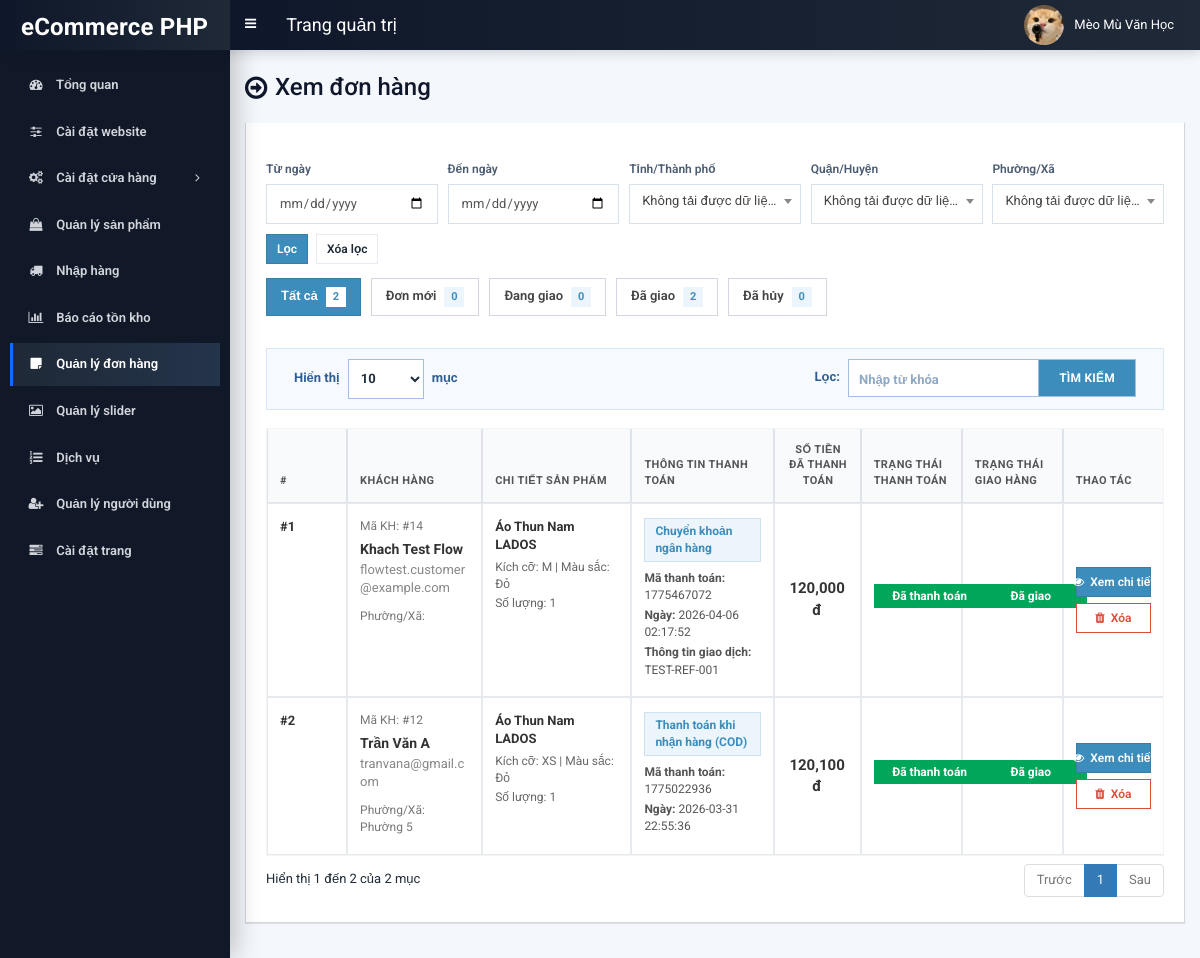
The page /admin/order.php (signed in) on the database its author committed.
### tables this page shows
CREATE TABLE `tbl_payment` (
  `id` int(11) NOT NULL,
  `customer_id` int(11) NOT NULL,
  `customer_name` varchar(255) NOT NULL,
  `customer_email` varchar(255) NOT NULL,
  `payment_date` varchar(50) NOT NULL,
  `txnid` varchar(255) NOT NULL,
  `paid_amount` int(11) NOT NULL,
  `card_number` varchar(50) NOT NULL,
  `card_cvv` varchar(10) NOT NULL,
  `card_month` varchar(10) NOT NULL,
  `card_year` varchar(10) NOT NULL,
  `bank_transaction_info` mediumtext NOT NULL,
  `payment_method` varchar(20) NOT NULL,
  `payment_status` varchar(25) NOT NULL,
  `shipping_status` varchar(20) NOT NULL,
  `payment_id` varchar(255) NOT NULL,
  `order_total_amount` int(11) NOT NULL DEFAULT 0
);

CREATE TABLE `tbl_order` (
  `id` int(11) NOT NULL,
  `product_id` int(11) NOT NULL,
  `product_name` varchar(255) NOT NULL,
  `size` varchar(100) NOT NULL,
  `color` varchar(100) NOT NULL,
  `quantity` varchar(50) NOT NULL,
  `unit_price` varchar(50) NOT NULL,
  `payment_id` varchar(255) NOT NULL
);

### admin/inc/functions.php (called while the page is built, shortened)
<?php
function format_price_vnd($price)
{
	if(is_int($price) || is_float($price)) {
		$value = (float)$price;
	}
	$value = round($value);
	return number_format((float)$value, 0, '.', ',').'đ';
}
function format_payment_status_vi($status)
{
	$value = trim((string)$status);
	$map = array(
		'Pending' => 'Chưa thanh toán',
		'Unpaid' => 'Chưa thanh toán',
		'Completed' => 'Đã thanh toán',
		'Paid' => 'Đã thanh toán',
		'Processing' => 'Đang xử lý',
		'Failed' => 'Thất bại',
		'Canceled' => 'Đã hủy',
		'Cancelled' => 'Đã hủy',
		'Refunded' => 'Hoàn tiền'
	);
	return isset($map[$value]) ? $map[$value] : $value;
}
function normalize_shipping_status_code($status)
{
	$value = trim((string)$status);
	return $value;
}
function format_payment_method_vi($method)
{
	$value = trim((string)$method);
	$map = array(
		'Cash On Delivery' => 'Thanh toán khi nhận hàng (COD)',
		'Bank Deposit' => 'Chuyển khoản ngân hàng',
		'Online Payment' => 'Thanh toán trực tuyến (chờ xử lý)',
		'Stripe' => 'Thẻ (Stripe)',
		'PayPal' => 'PayPal'
	);
	return isset($map[$value]) ? $map[$value] : $value;
}
function schema_table_exists(PDO $pdo, $table_name)
{
	$statement = $pdo->prepare('SHOW TABLES LIKE ?');
	$statement->execute(array($table_name));
	return $statement->rowCount() > 0;
}
function ensure_project_schema(PDO $pdo)
{
	try {
		if(schema_table_exists($pdo, 'tbl_product')) {
			$pdo->exec("UPDATE `tbl_product` SET `p_code` = CONCAT('SP', LPAD(`p_id`, 5, '0')) WHERE `p_code` IS NULL OR `p_code` = ''");
			$pdo->exec("UPDATE `tbl_product` SET `p_unit` = 'sp' WHERE `p_unit` IS NULL OR `p_unit` = ''");
			$pdo->exec("UPDATE `tbl_product` SET `p_cost_price` = IF(`p_cost_price` <= 0, `p_current_price`, `p_cost_price`)");
			$pdo->exec("UPDATE `tbl_product` SET `p_profit_percent` = IF(`p_profit_percent` < 0, 0, `p_profit_percent`)");
		}
		if(schema_table_exists($pdo, 'tbl_settings')) {
			$pdo->exec("UPDATE `tbl_settings` SET `paypal_env`='sandbox' WHERE `paypal_env` IS NULL OR TRIM(`paypal_env`)=''");
			$pdo->exec("UPDATE `tbl_settings` SET `paypal_currency`='USD' WHERE `paypal_currency` IS NULL OR TRIM(`paypal_currency`)=''");
			$pdo->exec("UPDATE `tbl_settings` SET `paypal_exchange_rate`=24000 WHERE `paypal_exchange_rate` IS NULL OR `paypal_exchange_rate`<=0");
		}
		if(schema_table_exists($pdo, 'tbl_import_receipt_item')) {
			try {
				$statement = $pdo->prepare("SHOW INDEX FROM `tbl_import_receipt_item`");
				$statement->execute();
				$index_rows = $statement->fetchAll(PDO::FETCH_ASSOC);
			} catch(Exception $e) {
			}
		}
	} catch(PDOException $e) {
		error_log('ensure_project_schema warning: '.$e->getMessage());
	}
}

### admin/order.php (the view, shortened to what this page needs)
<?php require_once('header.php'); ?>
<?php
function build_admin_order_filter_url($status, $base_params) {
    $params = $base_params;
    $params['status'] = $status;
    return 'order.php?'.http_build_query($params);
}
$admin_order_filter = isset($_GET['status']) ? trim((string)$_GET['status']) : 'all';
$admin_order_from_date = isset($_GET['from_date']) ? trim((string)$_GET['from_date']) : '';
$admin_order_to_date = isset($_GET['to_date']) ? trim((string)$_GET['to_date']) : '';
$admin_order_base_params = array();
$has_customer_address_table = false;
try {
    $statement_check_address = $pdo->prepare("SHOW TABLES LIKE 'tbl_customer_address'");
    $statement_check_address->execute();
    $has_customer_address_table = $statement_check_address->rowCount() > 0;
} catch(PDOException $e) {
    $has_customer_address_table = false;
}
if($has_customer_address_table) {
    $statement = $pdo->prepare("SELECT p.*,
        (SELECT ca.city FROM tbl_customer_address ca WHERE ca.cust_id=p.customer_id ORDER BY ca.is_default DESC, ca.address_id ASC LIMIT 1) AS delivery_city,
        (SELECT ca.district FROM tbl_customer_address ca WHERE ca.cust_id=p.customer_id ORDER BY ca.is_default DESC, ca.address_id ASC LIMIT 1) AS delivery_district,
        (SELECT ca.ward FROM tbl_customer_address ca WHERE ca.cust_id=p.customer_id ORDER BY ca.is_default DESC, ca.address_id ASC LIMIT 1) AS delivery_ward
        FROM tbl_payment p
        ORDER BY p.id DESC");
} else {
    $statement = $pdo->prepare("SELECT p.*, '' AS delivery_city, '' AS delivery_district, '' AS delivery_ward FROM tbl_payment p ORDER BY p.id DESC");
}
$statement->execute();
$all_admin_orders = $statement->fetchAll(PDO::FETCH_ASSOC);
$admin_order_counts = array(
    'all' => 0,
    'pending' => 0,
    'shipping' => 0,
    'completed' => 0,
    'canceled' => 0
);
$filtered_admin_orders = array();
foreach($all_admin_orders as $admin_order_row) {
    $admin_order_counts['all']++;
    $status_code = normalize_shipping_status_code($admin_order_row['shipping_status']);
    if($status_code === 'Pending') {
        $admin_order_counts['pending']++;
    } elseif($status_code === 'Shipping') {
        $admin_order_counts['shipping']++;
    } elseif($status_code === 'Completed') {
        $admin_order_counts['completed']++;
    } elseif($status_code === 'Canceled') {
        $admin_order_counts['canceled']++;
    }
    if($admin_order_filter === 'all') {
        $filtered_admin_orders[] = $admin_order_row;
    } elseif($admin_order_filter === 'pending' && $status_code === 'Pending') {
        $filtered_admin_orders[] = $admin_order_row;
    } elseif($admin_order_filter === 'shipping' && $status_code === 'Shipping') {
        $filtered_admin_orders[] = $admin_order_row;
    } elseif($admin_order_filter === 'completed' && $status_code === 'Completed') {
        $filtered_admin_orders[] = $admin_order_row;
    } elseif($admin_order_filter === 'canceled' && $status_code === 'Canceled') {
        $filtered_admin_orders[] = $admin_order_row;
    }
}
?>
<section class="content-header">
	<div class="content-header-left">
        <h1>Xem đơn hàng</h1>
	</div>
</section>
<section class="content">
  <div class="row">
    <div class="col-md-12">
          <div class="box box-info order-management-card">
                <div class="box-body" style="padding-bottom:0;">
                        <form method="get" action="order.php" class="order-advanced-filter-form">
                            <div class="order-advanced-filter-item">
                                <label for="from_date">Từ ngày</label>
                                <input type="date" id="from_date" name="from_date" class="form-control" value="<?php echo htmlspecialchars($admin_order_from_date, ENT_QUOTES, 'UTF-8'); ?>">
                            </div>
                            <div class="order-advanced-filter-item">
                                <label for="to_date">Đến ngày</label>
                                <input type="date" id="to_date" name="to_date" class="form-control" value="<?php echo htmlspecialchars($admin_order_to_date, ENT_QUOTES, 'UTF-8'); ?>">
                            </div>
                            <div class="order-advanced-filter-item">
                                <label for="province_id">Tỉnh/Thành phố</label>
                            </div>
                            <div class="order-advanced-filter-item">
                                <label for="district_id">Quận/Huyện</label>
                            </div>
                            <div class="order-advanced-filter-item">
                                <label for="ward_id">Phường/Xã</label>
                            </div>
                            <div class="order-advanced-filter-actions">
                                <button type="submit" class="btn btn-primary btn-sm">Lọc</button>
                                <a href="order.php" class="btn btn-default btn-sm">Xóa lọc</a>
                            </div>
                        </form>
                        <div class="order-filter-nav">
                    <a href="<?php echo build_admin_order_filter_url('all', $admin_order_base_params); ?>" class="<?php echo ($admin_order_filter === 'all') ? 'active' : ''; ?>"><span>Tất cả</span><span class="order-filter-count"><?php echo $admin_order_counts['all']; ?></span></a>
                    <a href="<?php echo build_admin_order_filter_url('pending', $admin_order_base_params); ?>" class="<?php echo ($admin_order_filter === 'pending') ? 'active' : ''; ?>"><span>Đơn mới</span><span class="order-filter-count"><?php echo $admin_order_counts['pending']; ?></span></a>
                    <a href="<?php echo build_admin_order_filter_url('shipping', $admin_order_base_params); ?>" class="<?php echo ($admin_order_filter === 'shipping') ? 'active' : ''; ?>"><span>Đang giao</span><span class="order-filter-count"><?php echo $admin_order_counts['shipping']; ?></span></a>
                    <a href="<?php echo build_admin_order_filter_url('completed', $admin_order_base_params); ?>" class="<?php echo ($admin_order_filter === 'completed') ? 'active' : ''; ?>"><span>Đã giao</span><span class="order-filter-count"><?php echo $admin_order_counts['completed']; ?></span></a>
                    <a href="<?php echo build_admin_order_filter_url('canceled', $admin_order_base_params); ?>" class="<?php echo ($admin_order_filter === 'canceled') ? 'active' : ''; ?>"><span>Đã hủy</span><span class="order-filter-count"><?php echo $admin_order_counts['canceled']; ?></span></a>
                        </div>
                </div>
        <div class="box-body table-responsive">
          <table id="example1" class="table table-bordered table-hover admin-order-table">
			<thead>
			    <tr>
			        <th>#</th>
                    <th>Khách hàng</th>
                    <th>Chi tiết sản phẩm</th>
                    <th>
                        Thông tin thanh toán
                    </th>
                    <th>Số tiền đã thanh toán</th>
                    <th>Trạng thái thanh toán</th>
                    <th>Trạng thái giao hàng</th>
                    <th>Thao tác</th>
			    </tr>
			</thead>
            <tbody>
            	<?php
                $i=0;
                foreach ($filtered_admin_orders as $row) {
            		$i++;
            		?>
					<tr class="order-row">
	                    <td><span class="order-no">#<?php echo $i; ?></span></td>
	                    <td>
                       <div class="order-customer-code">Mã KH: #<?php echo $row['customer_id']; ?></div>
                       <div class="order-customer-name"><?php echo $row['customer_name']; ?></div>
                       <div class="order-customer-email"><?php echo $row['customer_email']; ?></div>
                       <div class="order-customer-code">Phường/Xã: <?php echo htmlspecialchars((string)($row['delivery_ward'] !== '' ? $row['delivery_ward'] : 'Chưa cập nhật'), ENT_QUOTES, 'UTF-8'); ?></div>
                        </td>
                        <td>
                           <?php
                           $statement1 = $pdo->prepare("SELECT * FROM tbl_order WHERE payment_id=?");
                           $statement1->execute(array($row['payment_id']));
                           $result1 = $statement1->fetchAll(PDO::FETCH_ASSOC);
                           foreach ($result1 as $row1) {
                                echo '<div class="order-product-item">';
                                echo '<div class="order-product-name">'.$row1['product_name'].'</div>';
                                echo '<div class="order-product-meta">Kích cỡ: '.$row1['size'].' | Màu sắc: '.$row1['color'].'</div>';
                              echo '<div class="order-product-meta">Số lượng: '.$row1['quantity'].'</div>';
                                echo '</div>';
                           }
                           ?>
                        </td>
                        <td>
                            	<?php if($row['payment_method'] == 'Cash On Delivery'): ?>
                                <div class="order-payment-method">Thanh toán khi nhận hàng (COD)</div>
                                <div class="order-payment-detail"><b>Mã thanh toán:</b> <?php echo $row['payment_id']; ?></div>
                                <div class="order-payment-detail"><b>Ngày:</b> <?php echo $row['payment_date']; ?></div>
                            <?php else: ?>
								<div class="order-payment-method"><?php echo format_payment_method_vi($row['payment_method']); ?></div>
                                <div class="order-payment-detail"><b>Mã thanh toán:</b> <?php echo $row['payment_id']; ?></div>
                                <div class="order-payment-detail"><b>Ngày:</b> <?php echo $row['payment_date']; ?></div>
                            		<?php if(!empty($row['bank_transaction_info'])): ?>
                            			<div class="order-payment-detail"><b>Thông tin giao dịch:</b> <?php echo $row['bank_transaction_info']; ?></div>
                            		<?php endif; ?>
                        	<?php endif; ?>
                        </td>
                        <td><div class="order-payment-total"><?php echo format_price_vnd($row['paid_amount']); ?></div></td>
                        <td class="order-cell-status">
							<?php
                                $payment_status_badge_class = ($row['payment_status'] === 'Completed') ? 'status-badge--success' : 'status-badge--pending';
                            ?>
                            <div class="status-badge <?php echo $payment_status_badge_class; ?>"><?php echo format_payment_status_vi($row['payment_status']); ?></div>
                        </td>
                        <td class="order-cell-status">
                            <?php
                                $shipping_status_value = normalize_shipping_status_code($row['shipping_status']);
                                $shipping_badge_class = 'status-badge--pending';
                                $shipping_status_label = 'Đơn mới';
                                $show_shipping_badge = ($shipping_status_value !== 'Pending' && $shipping_status_value !== 'Shipping');
                                if($shipping_status_value === 'Shipping') {
                                    $shipping_badge_class = 'status-badge--warning';
                                    $shipping_status_label = 'Đang giao';
                                } elseif($shipping_status_value === 'Completed') {
                                    $shipping_badge_class = 'status-badge--success';
                                    $shipping_status_label = 'Đã giao';
                                } elseif($shipping_status_value === 'Canceled') {
                                    $shipping_badge_class = 'status-badge--danger';
                                    $shipping_status_label = 'Đã hủy';
                                }
                            ?>
                            <?php if($show_shipping_badge): ?>
                                <div class="status-badge <?php echo $shipping_badge_class; ?>"><?php echo $shipping_status_label; ?></div>
                            <?php endif; ?>
                        </td>
	                    <td class="order-actions">
                            <a href="order-detail.php?id=<?php echo $row['id']; ?>" class="btn btn-sm btn-order-primary"><i class="fa fa-eye"></i><span>Xem chi tiết</span></a>
                            <a href="#" class="btn btn-sm btn-order-danger-outline" data-href="order-delete.php?id=<?php echo $row['id']; ?>" data-toggle="modal" data-target="#confirm-delete"><i class="fa fa-trash"></i><span>Xóa</span></a>
	                    </td>
	                </tr>
            		<?php
            	}
            	?>
            </tbody>
          </table>
        </div>
      </div>
</section>
<?php require_once('footer.php'); ?>

### rows shown on the page
tbl_payment: customer "14", customer_name "Khach Test Flow", customer_email "flowtest.customer@example.com", payment_method "Chuyển khoản ngân hàng", payment "1775467072", payment_date "2026-04-06 02:17:52", bank_transaction_info "TEST-REF-001", paid_amount "120,000đ", payment_status "Đã thanh toán", shipping_status "Đã giao"
tbl_order: product_name "Áo Thun Nam LADOS", size "M", color "Đỏ", quantity "1"
tbl_payment: customer "12", customer_name "Trần Văn A", customer_email "tranvana@gmail.com", delivery_ward "Phường 5", payment "1775022936", payment_date "2026-03-31 22:55:36", paid_amount "120,100đ", payment_status "Đã thanh toán", shipping_status "Đã giao"
tbl_order: product_name "Áo Thun Nam LADOS", size "XS", color "Đỏ", quantity "1"

### other values the page prints
$_SESSION['user']['full_name'] "Mèo Mù Văn Học"
$admin_order_counts['all'] "2"
$admin_order_counts['pending'] "0"
$admin_order_counts['shipping'] "0"
$admin_order_counts['completed'] "2"
$admin_order_counts['canceled'] "0"
